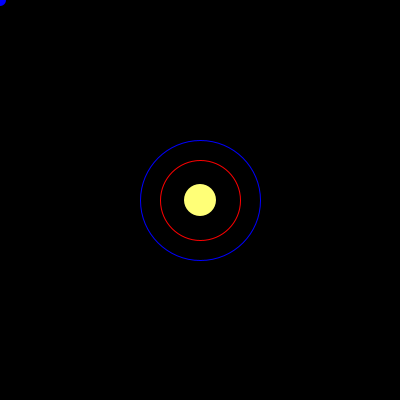
Frame 1 (no input)
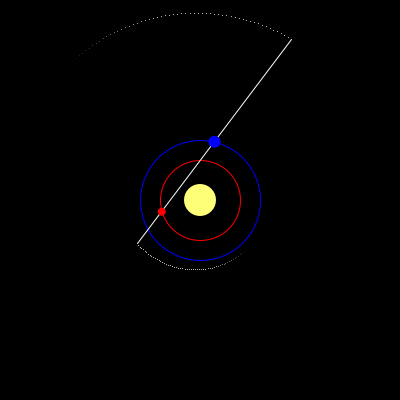
Frame 60 (the mouse pressed at the canvas centre just before this capture)
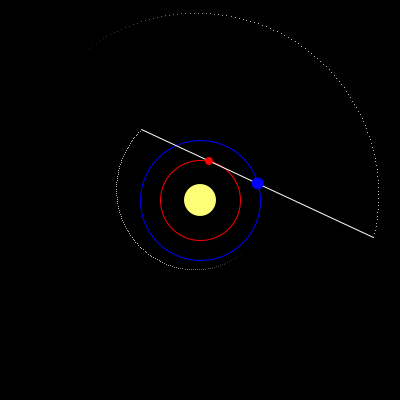
Frame 120 (the mouse held since frame 60 and released just before this capture)

The Processing sketch that drew these frames (run headless with seeded random() and noise(); from frame 60 on, the mouse is pressed at the canvas centre):

// Processing sketch: processing_5991
// ── processing_5991.pde

// Robin Gower 2009
// app demonstrating retrograde motion

int i = 45;
int j = 225;
int n = 0;
float pos1 = 0; 
float pos2 = 0; 
float pos3 = 0; 
float pos4 = 0;
float angle = 0;
float skyx1;
float skyy1;
float skyx2;
float skyy2;
int is = 8;
int js = 12;
int ir = 40;
int jr = 60;
int armlength = 128;
int traillength = 200;
boolean flipi, flipj;
int maxloop=360;
color earthcol=color(255,0,0);
color marscol=color(0,0,255);
float[] trailx1 = new float[maxloop];
float[] traily1 = new float[maxloop];
float[] trailx2 = new float[maxloop];
float[] traily2 = new float[maxloop];

void setup() 
{
  colorMode(RGB, 100);
  size(400, 400);
  noStroke();
  smooth();
  //background(0);

}

void draw() 
{
  background(0);
  
  noFill();                      //orbits
  stroke(earthcol, 127);
  ellipse(200,200,ir*2,ir*2);
  stroke(marscol, 127);
  ellipse(200,200,jr*2,jr*2);

  noStroke();
  fill(255,191,47);
  ellipse(200, 200, 32, 32);      //centre planet

  stroke (100);
  angle= atan((pos3 - pos1)/(pos4-pos2)); // between two bodies
  skyx1 = pos3 + (armlength*sin(angle));
  skyy1 = pos4 + (armlength*cos(angle));
  skyx2 = pos3 - (armlength*sin(angle));
  skyy2 = pos4 - (armlength*cos(angle));
  line(skyx1, skyy1, skyx2, skyy2);
  
  trailx1[n] = skyx1;
  traily1[n] = skyy1;
  trailx2[n] = skyx2;
  traily2[n] = skyy2;

//  stroke (100);
//  line(pos1, pos2, 200, 200);    //small planet to centre planet

  noStroke();  
  fill(earthcol);
  ellipse(pos1, pos2, is, is);      //small planet
  fill(marscol);
  ellipse(pos3, pos4, js, js);    //big planet
  
  for (int  p=0; p<n; p++){
    stroke (map(p, n, 0, 255, 0));
    point(trailx1[p], traily1[p]);
    point(trailx2[p], traily2[p]);
//    print(p);
  }

  i += 2;      // move ellipses
  j += 1;

  n++; // cycle trail
  if(n>=maxloop){n=0;}

  if(i/360 > 1) {   // stop values getting too big
    i = i%360;
    flipi=true;
  }
  if(j/360 > 1) {
    j = j%360;
    flipj=true;
  }

  float ang1 = radians(i); // convert degrees to radians
  float ang2 = radians(j); // convert degrees to radians
  pos1 = width/2 + (ir * cos(ang1));
  pos2 = width/2 + (ir * sin(ang1));
  pos3 = width/2 + (jr * cos(ang2));
  pos4 = width/2 + (jr * sin(ang2));

}
